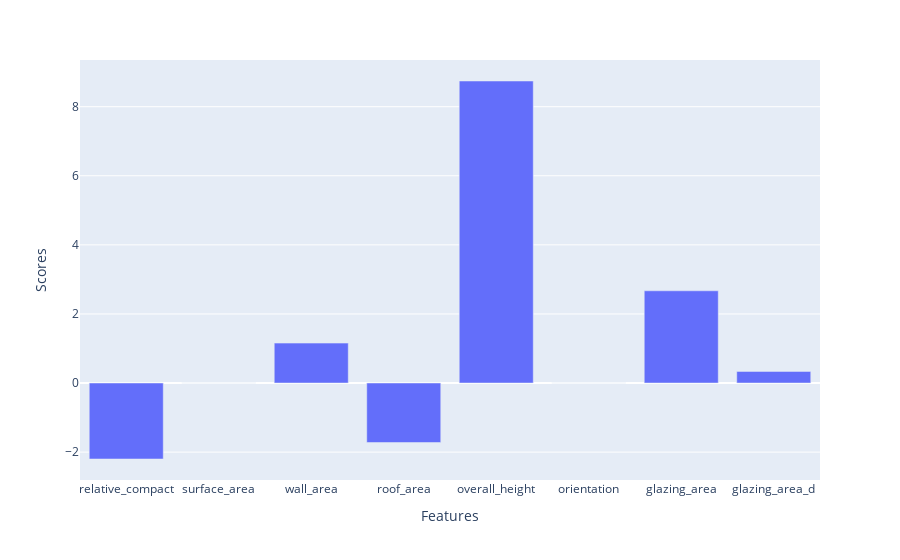

Notebook code for this chart:
### Code cell
# train model
lasso = Lasso(alpha=0.03)
scaler= StandardScaler()

pipe = make_pipeline(scaler, lasso)

pipe.fit(X_train, y_train)

# estimate train and test
train_pred = pipe.predict(X_train)
predictions = pipe.predict(X_test)

# Evaluate the model
print(f"Lasso - MAE error: train --> {mean_absolute_error(y_train, train_pred)}")
print(f"Lasso - MAE error: test --> {mean_absolute_error(y_test, predictions)}")
imp = pd.DataFrame()
imp["Features"] = X.columns
imp["Scores"]= pipe[1].coef_[0]
px.bar(imp, x="Features", y="Scores")

### Figure 1 — Plotly figure (JSON) as saved in the notebook; plotly's stock layout.template omitted (floating-point values rounded to 4 significant figures)
{"data": [{"alignmentgroup": "True", "hovertemplate": "Features=%{x}<br>Scores=%{y}<extra></extra>", "legendgroup": "", "marker": {"color": "#636efa"}, "name": "", "offsetgroup": "", "orientation": "v", "showlegend": false, "textposition": "auto", "type": "bar", "x": ["relative_compact", "surface_area", "wall_area", "roof_area", "overall_height", "orientation", "glazing_area", "glazing_area_d"], "xaxis": "x", "y": [-2.199, 0, 1.156, -1.722, 8.744, 0, 2.67, 0.3358], "yaxis": "y"}], "layout": {"barmode": "relative", "legend": {"tracegroupgap": 0}, "margin": {"t": 60}, "xaxis": {"anchor": "y", "domain": [0, 1], "title": {"text": "Features"}}, "yaxis": {"anchor": "x", "domain": [0, 1], "title": {"text": "Scores"}}}}
